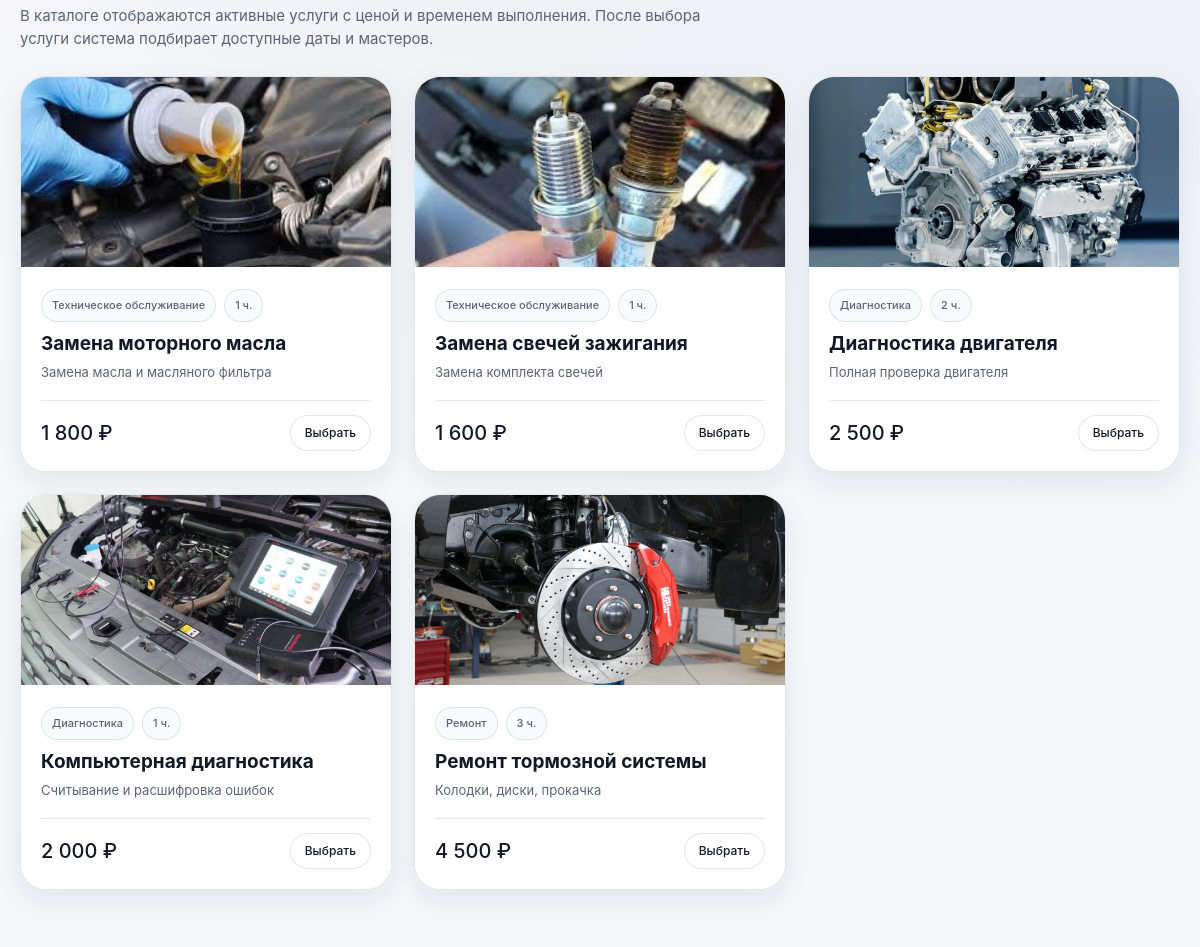
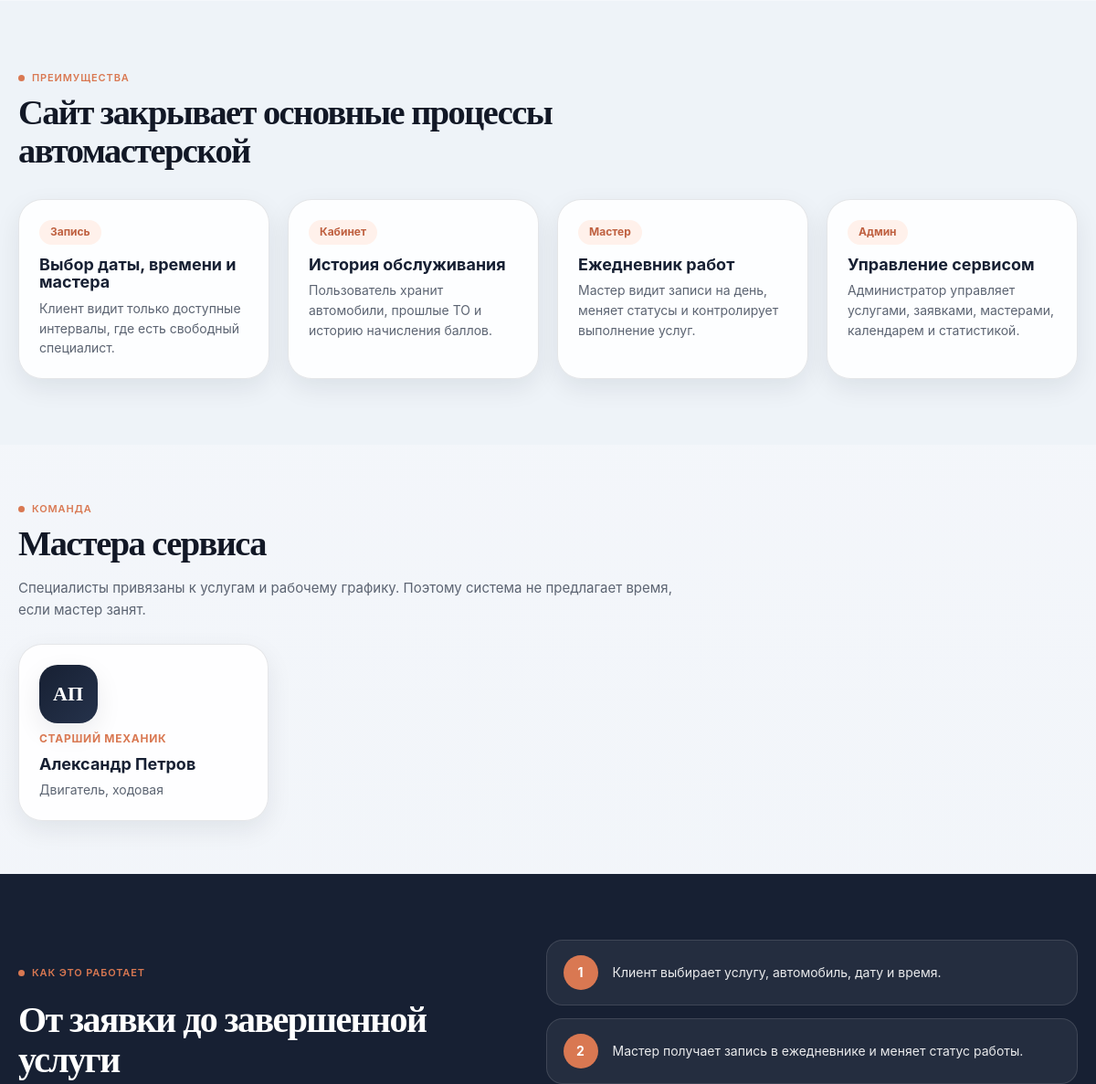
The app's page / (middle part), older data (2 pictures, top to bottom).
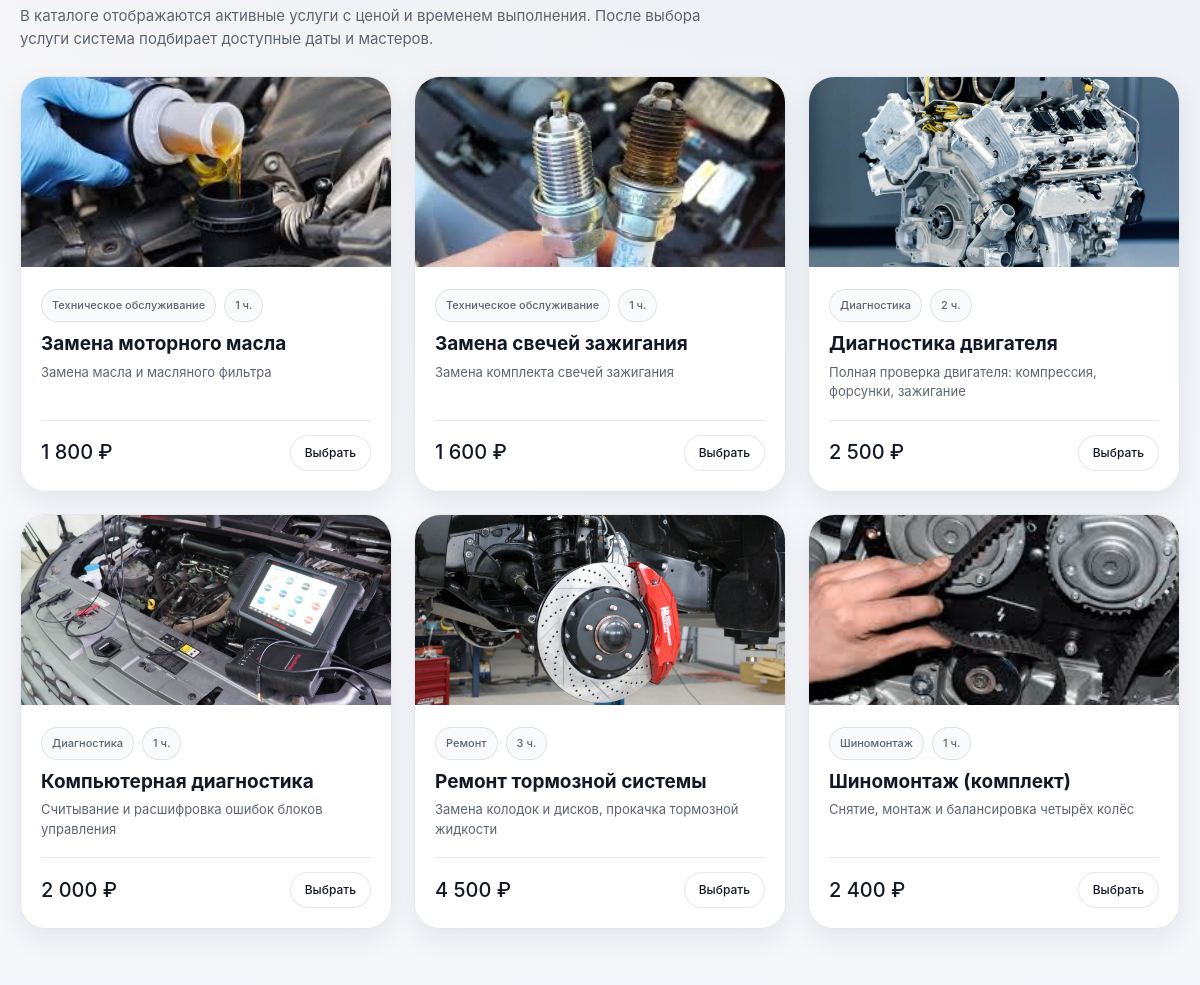
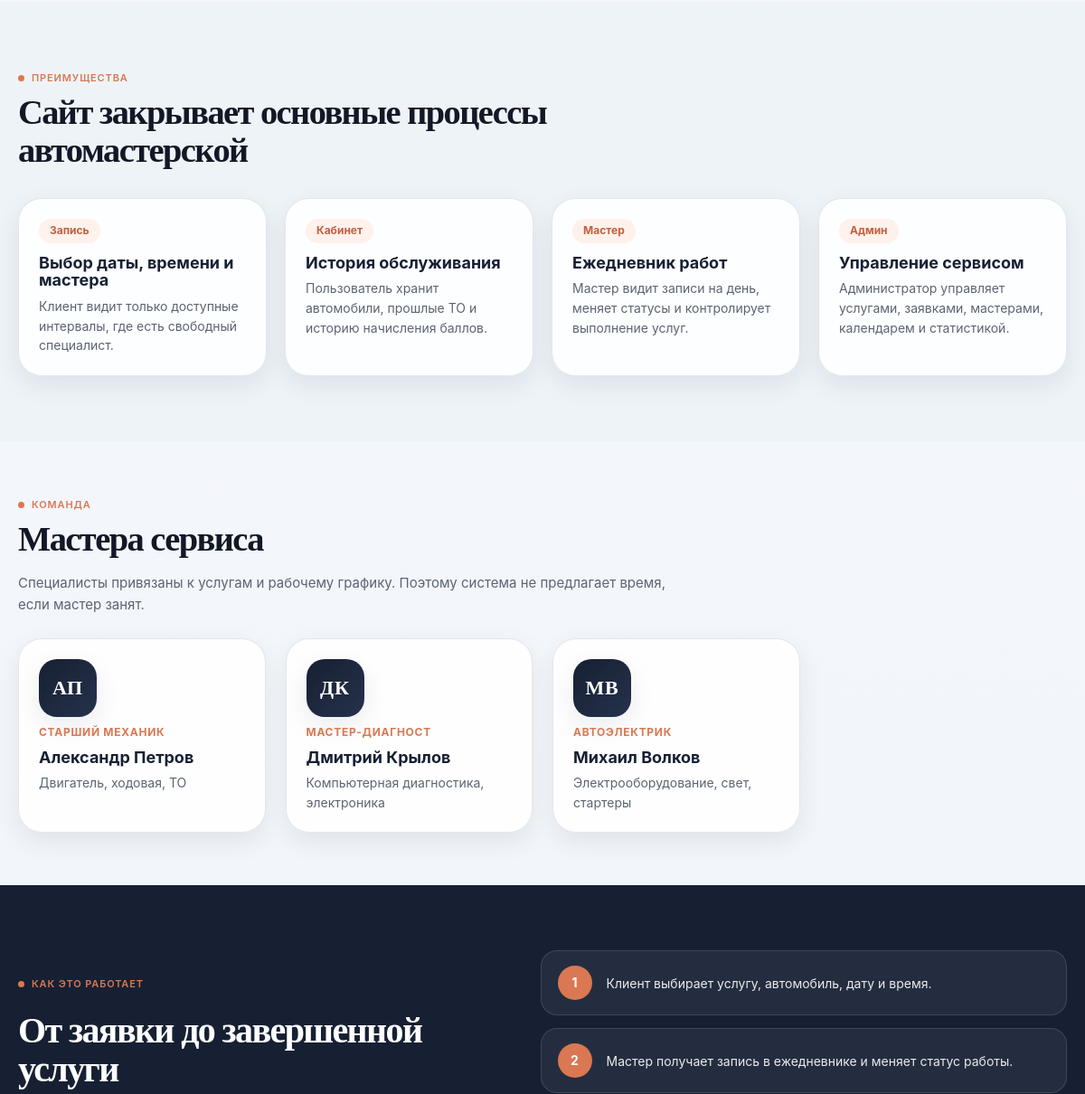
The same page, newer data (2 pictures, top to bottom).
### tables this page shows
CREATE TABLE `services` (
  `id` int(11) NOT NULL AUTO_INCREMENT,
  `name` varchar(255) NOT NULL,
  `description` text DEFAULT NULL,
  `price` decimal(10,2) NOT NULL DEFAULT 0.00,
  `category` enum('Техническое обслуживание','Диагностика','Ремонт','Кузовные работы','Шиномонтаж') NOT NULL,
  `duration_hours` int(11) NOT NULL DEFAULT 1,
  `duration_minutes` int(11) NOT NULL DEFAULT 60,
  `bonus_percent` int(11) NOT NULL DEFAULT 5,
  `is_active` tinyint(1) NOT NULL DEFAULT 1,
  `created_at` timestamp NOT NULL DEFAULT current_timestamp(),
  `image` varchar(255) DEFAULT NULL,
  PRIMARY KEY (`id`)
);

CREATE TABLE `employees` (
  `id` int(11) NOT NULL AUTO_INCREMENT,
  `full_name` varchar(255) NOT NULL,
  `position` varchar(100) NOT NULL,
  `phone` varchar(100) DEFAULT NULL,
  `email` varchar(255) DEFAULT NULL,
  `employee_number` varchar(100) NOT NULL,
  `hire_date` date DEFAULT NULL,
  `salary` decimal(10,2) DEFAULT 0.00,
  `specialization` varchar(255) DEFAULT NULL,
  `commission_percent` decimal(5,2) NOT NULL DEFAULT 30.00,
  `is_master` tinyint(1) NOT NULL DEFAULT 1,
  `work_status` enum('Работает','В отпуске','Уволен') NOT NULL DEFAULT 'Работает',
  PRIMARY KEY (`id`),
  UNIQUE KEY `employee_number` (`employee_number`)
);

### index.php (the view, shortened to what this page needs)
<?php
require_once 'config/db.php';
$services = [];
$employees = [];
try {
    $servicesStmt = $pdo->query("
        SELECT
            id,
            name,
            description,
            price,
            category,
            image,
            duration_minutes,
            duration_hours
        FROM services
        WHERE is_active = 1
        ORDER BY category, name
        LIMIT 6
    ");
    $services = $servicesStmt->fetchAll();
} catch (Throwable $e) {
    $services = [];
}
try {
    $employeesStmt = $pdo->query("
        SELECT
            id,
            full_name,
            position,
            specialization
        FROM employees
        WHERE is_master = 1
          AND work_status = 'Работает'
        ORDER BY full_name
        LIMIT 3
    ");
    $employees = $employeesStmt->fetchAll();
} catch (Throwable $e) {
    $employees = [];
}
function homeMoney($value)
{
    return number_format((float)$value, 0, '.', ' ') . ' ₽';
}
function homeDuration($service)
{
    $minutes = (int)($service['duration_minutes'] ?? 0);
    $hours = intdiv($minutes, 60);
    $rest = $minutes % 60;
    if ($rest === 0) {
        return $hours . ' ч.';
    }
    return $hours . ' ч. ' . $rest . ' мин.';
}
function homeServiceImage($service, $index)
{
    if (!empty($service['image'])) {
        return $service['image'];
    }
    $fallbacks = [
        'assets/images/service-1.jpg',
        'assets/images/service-2.jpg',
        'assets/images/service-3.jpg',
        'assets/images/service-4.jpg',
        'assets/images/service-5.jpg',
        'assets/images/service-6.jpg'
    ];
    return $fallbacks[$index % count($fallbacks)];
}
function homeInitials($name)
{
    $parts = preg_split('/\s+/u', trim($name));
    $letters = '';
    foreach ($parts as $part) {
        if ($part !== '') {
            $letters .= mb_substr($part, 0, 1);
        }
        if (mb_strlen($letters) >= 2) {
            break;
        }
    }
    return mb_strtoupper($letters ?: 'CR');
}
require_once 'includes/header.php';
?>
<section class="services" id="services">
    <div class="container">
        <div class="section-head services__head">
            <p>
                В каталоге отображаются активные услуги с ценой и временем выполнения.
                После выбора услуги система подбирает доступные даты и мастеров.
            </p>
        </div>
        <?php if (empty($services)): ?>
            <p class="empty-text">Услуги пока не добавлены.</p>
        <?php else: ?>
            <div class="services__grid">
                <?php foreach ($services as $index => $service): ?>
                    <article class="service-card">
                        <img
                            src="<?= htmlspecialchars(homeServiceImage($service, $index)) ?>"
                            alt="<?= htmlspecialchars($service['name']) ?>"
                            onerror="this.closest('.service-card').classList.add('service-card--no-image'); this.remove();"
                        >
                        <div class="service-card__body">
                            <div class="service-card__meta">
                                <span><?= htmlspecialchars($service['category'] ?? 'Услуга') ?></span>
                                <span><?= htmlspecialchars(homeDuration($service)) ?></span>
                            </div>
                            <h3><?= htmlspecialchars($service['name']) ?></h3>
                            <p><?= htmlspecialchars($service['description'] ?? 'Описание услуги будет добавлено позже.') ?></p>
                            <div class="service-card__bottom">
                                <strong class="service-card__price">
                                    <?= homeMoney($service['price']) ?>
                                </strong>
                                <a href="appointment.php?service_id=<?= (int)$service['id'] ?>" class="btn btn--light btn--small">
                                    Выбрать
                                </a>
                            </div>
                        </div>
                    </article>
                <?php endforeach; ?>
            </div>
        <?php endif; ?>
    </div>
</section>
<section class="home-benefits">
    <div class="container">
        <div class="section-head">
            <span class="label">Преимущества</span>
            <h2>Сайт закрывает основные процессы автомастерской</h2>
        </div>
        <div class="home-benefits__grid">
            <article class="benefit-card">
                <span>Запись</span>
                <h3>Выбор даты, времени и мастера</h3>
                <p>Клиент видит только доступные интервалы, где есть свободный специалист.</p>
            </article>
            <article class="benefit-card">
                <span>Кабинет</span>
                <h3>История обслуживания</h3>
                <p>Пользователь хранит автомобили, прошлые ТО и историю начисления баллов.</p>
            </article>
            <article class="benefit-card">
                <span>Мастер</span>
                <h3>Ежедневник работ</h3>
                <p>Мастер видит записи на день, меняет статусы и контролирует выполнение услуг.</p>
            </article>
            <article class="benefit-card">
                <span>Админ</span>
                <h3>Управление сервисом</h3>
                <p>Администратор управляет услугами, заявками, мастерами, календарем и статистикой.</p>
            </article>
        </div>
    </div>
</section>
<section class="team" id="team">
    <div class="container">
        <div class="section-head team__head">
            <span class="label">Команда</span>
            <h2>Мастера сервиса</h2>
            <p>
                Специалисты привязаны к услугам и рабочему графику.
                Поэтому система не предлагает время, если мастер занят.
            </p>
        </div>
        <?php if (empty($employees)): ?>
            <p class="empty-text">Мастера пока не добавлены.</p>
        <?php else: ?>
            <div class="team__grid">
                <?php foreach ($employees as $employee): ?>
                    <article class="team-card home-master-card">
                        <div class="home-master-card__avatar">
                            <?= htmlspecialchars(homeInitials($employee['full_name'])) ?>
                        </div>
                        <span><?= htmlspecialchars($employee['position']) ?></span>
                        <h3><?= htmlspecialchars($employee['full_name']) ?></h3>
                        <p>
                            <?= htmlspecialchars($employee['specialization'] ?: 'Техническое обслуживание, диагностика и ремонт автомобилей.') ?>
                        </p>
                    </article>
                <?php endforeach; ?>
            </div>
        <?php endif; ?>
    </div>
</section>
<section class="home-process">
    <div class="container home-process__inner">
        <div>
            <span class="label">Как это работает</span>
            <h2>От заявки до завершенной услуги</h2>
        </div>
        <div class="home-process__steps">
            <div>
                <span>1</span>
                <p>Клиент выбирает услугу, автомобиль, дату и время.</p>
            </div>
            <div>
                <span>2</span>
                <p>Мастер получает запись в ежедневнике и меняет статус работы.</p>
            </div>
        </div>
    </div>
</section>
<?php require_once 'includes/footer.php'; ?>

### includes/header.php (shortened to what this page needs)
<?php
$currentScript = str_replace('\\', '/', $_SERVER['SCRIPT_NAME'] ?? '');
$isAdminArea = strpos($currentScript, '/admin/') !== false;
$basePath = $isAdminArea ? '../' : '';
?>
<!DOCTYPE html>
<html lang="ru">
<head>
    <link rel="stylesheet" href="<?= $basePath ?>assets/css/style.css">
    <link rel="stylesheet" href="<?= $basePath ?>assets/css/admin.css">
    <link rel="stylesheet" href="<?= $basePath ?>assets/css/home.css">
    <link rel="stylesheet" href="<?= $basePath ?>assets/css/pages.css">
</head>
<body>
<main>

### includes/footer.php (shortened to what this page needs)
</main>
</body>
</html>

### assets/css/admin.css (style rules this page uses)
:root { --admin-bg: #f5f7fb; --admin-surface: #ffffff; --admin-surface-soft: #f8fafc; --admin-text: #121826; --admin-text-soft: #5c6472; --admin-text-muted: #8a93a3; --admin-primary: #172033; --admin-primary-soft: #25324b; --admin-accent: #d97852; --admin-accent-dark: #bf6040; --admin-accent-soft: #fff1eb; --admin-blue: #496a9b; --admin-green: #4e8665; --admin-yellow: #b89a56; --admin-red: #a85f5f; --admin-gray: #697386; --admin-border: rgba(18, 24, 38, 0.10); --admin-border-strong: rgba(18, 24, 38, 0.16); --admin-shadow-xs: 0 4px 12px rgba(18, 24, 38, 0.05); --admin-shadow-sm: 0 10px 28px rgba(18, 24, 38, 0.08); --admin-shadow-md: 0 18px 42px rgba(18, 24, 38, 0.10); --admin-radius-sm: 12px; --admin-radius-md: 18px; --admin-radius-lg: 26px; }

### assets/css/home.css (style rules this page uses)
.service-card { padding: 0; gap: 0; }
.service-card > img { width: 100%; height: 190px; border-radius: 0; object-fit: cover; transition: transform 0.4s ease; }
.service-card__body { display: flex; flex-direction: column; gap: 8px; flex: 1; padding: 18px 20px 20px; background: var(--surface); }
.service-card__body h3 { margin: 4px 0 0; }
.service-card__body > p { flex: 1; color: var(--text-soft); line-height: 1.5; }
.service-card__bottom { display: flex; align-items: center; justify-content: space-between; gap: 12px; margin-top: 10px; padding-top: 14px; border-top: 1px solid var(--border); }
.services__grid { display: grid; grid-template-columns: repeat(auto-fill, minmax(280px, 1fr)); gap: 22px; }
.services__grid .service-card { display: flex; flex-direction: column; }
.home-benefits { padding: 72px 0; background: var(--bg-soft); }
.home-benefits__grid { display: grid; grid-template-columns: repeat(auto-fit, minmax(230px, 1fr)); gap: 20px; margin-top: 32px; }
.benefit-card span { display: inline-block; margin-bottom: 12px; padding: 4px 12px; border-radius: 999px; background: var(--accent-soft); font-size: 12px; font-weight: 700; color: var(--accent-dark); }
.benefit-card h3 { margin: 0 0 8px; font-size: 18px; color: var(--primary); }
.benefit-card p { margin: 0; font-size: 14px; line-height: 1.55; color: var(--text-soft); }
.home-master-card { display: flex; flex-direction: column; align-items: flex-start; gap: 8px; }
.home-master-card__avatar { display: grid; place-items: center; width: 64px; height: 64px; border-radius: 20px; background: linear-gradient(135deg, var(--primary), var(--primary-soft)); font-family: var(--font-title); font-size: 22px; font-weight: 700; letter-spacing: 0.04em; color: #fff; box-shadow: var(--shadow-sm); }
.home-master-card > span { font-size: 12px; font-weight: 700; letter-spacing: 0.06em; text-transform: uppercase; color: var(--accent); }
.home-master-card h3 { margin: 0; color: var(--primary); }
.home-master-card p { margin: 0; font-size: 14px; color: var(--text-soft); }
.team__grid { display: grid; grid-template-columns: repeat(auto-fill, minmax(260px, 1fr)); gap: 22px; }
.home-process { padding: 72px 0; background: var(--primary); color: #fff; }
.home-process__inner { display: grid; grid-template-columns: 1fr 1.1fr; align-items: center; gap: 48px; }
.home-process h2 { margin: 12px 0 14px; font-family: var(--font-title); font-size: clamp(28px, 3.6vw, 40px); color: #fff; }
.home-process p { color: rgba(255, 255, 255, 0.75); line-height: 1.65; }
.home-process__steps { display: grid; gap: 14px; }
.home-process__steps > div { display: flex; align-items: center; gap: 16px; padding: 16px 18px; border: 1px solid rgba(255, 255, 255, 0.12); border-radius: var(--radius-md); background: rgba(255, 255, 255, 0.06); }
.home-process__steps span { display: grid; place-items: center; flex: 0 0 38px; height: 38px; border-radius: 50%; background: var(--accent); font-weight: 700; color: #fff; }
.home-process__steps p { margin: 0; font-size: 14px; color: rgba(255, 255, 255, 0.9); }

Row changes from the older to the newer data that the page shows:
changed services "Замена свечей зажигания": description "Замена комплекта свечей" → "Замена комплекта свечей зажигания"
changed services "Диагностика двигателя": description "Полная проверка двигателя" → "Полная проверка двигателя: компрессия, форсунки, зажигание"
changed services "Компьютерная диагностика": description "Считывание и расшифровка ошибок" → "Считывание и расшифровка ошибок блоков управления"
changed services "Ремонт тормозной системы": description "Колодки, диски, прокачка" → "Замена колодок и дисков, прокачка тормозной жидкости"
added services: image (picture), category "Шиномонтаж", duration_minutes "1 ч.", name "Шиномонтаж (комплект)", description "Снятие, монтаж и балансировка четырёх колёс", price "2 400 ₽"
changed employees "АП": specialization "Двигатель, ходовая" → "Двигатель, ходовая, ТО"
added employees: full_name "ДК", position "МАСТЕР-ДИАГНОСТ", full_name "Дмитрий Крылов", specialization "Компьютерная диагностика, электроника"
added employees: full_name "МВ", position "АВТОЭЛЕКТРИК", full_name "Михаил Волков", specialization "Электрооборудование, свет, стартеры"
